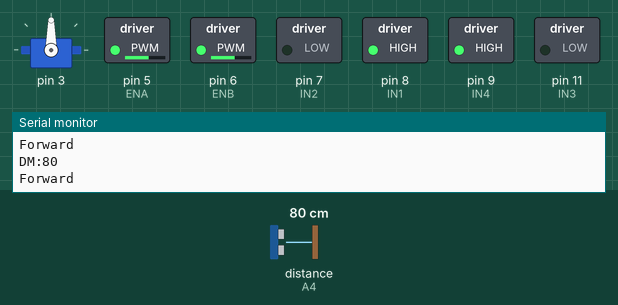
Bench run of a sketch on a simulated Arduino Uno, built with avr-gcc and run on an emulated ATmega328P. Shown: servo, switched loads named in the sketch (green lamp = pin HIGH), the last lines printed to the serial monitor. Wiring (inferred from the names in the program): ultrasonic range finder: trigger A5; echo A4. Inputs (shaded band) come from the test bench; at power-on: distance to the obstacle (sensor on A4) 80 cm. The echo pulse lasts 58.3 µs per cm; pins used as bus, display or sensor lines are not drawn.

Above: at 1.2 s.
1.3 s: distance to the obstacle (sensor on A4) set to 2 cm
At 1.8 s:
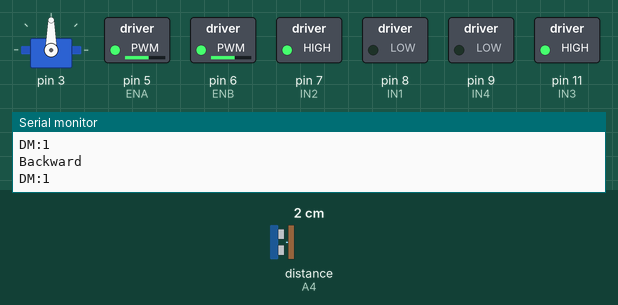
2.8 s: distance to the obstacle (sensor on A4) set to 16 cm
5.8 s: distance to the obstacle (sensor on A4) set to 19 cm
At 6.2 s:
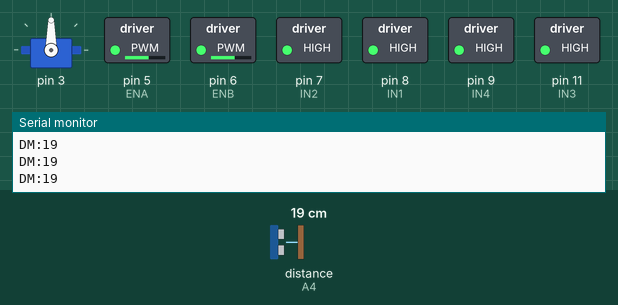
Timing chart, 0 to 8.8 s (numbered marks = the images above; inputs shaded):
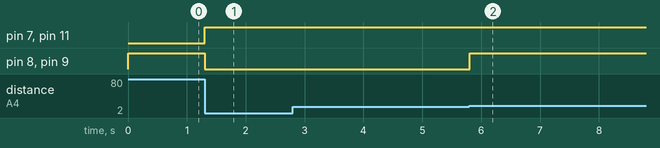

Measured:
- the behaviour switches between 17 and 18 cm on distance to the obstacle (sensor on A4) (found by bisection; images 1 and 2)
- after the input at 1.3 s, pin 7 (IN2), pin 11 (IN3): LOW → HIGH at once; pin 8 (IN1), pin 9 (IN4): HIGH → LOW at once
- after the input at 5.8 s, pin 8 (IN1), pin 9 (IN4): LOW → HIGH at once

The sketch:

Sigueme_v0.8.ino
```cpp
// V 0.8

//www.elegoo.com

#include "colours.h"//especificamos que vamos a incluir el fichero "colours.h"
#include "robot.h"//espescificamos que vamos a incluir el fichero "robot.h"
#include "motores.h"//especificamos que vamos a incluir el fichero "motores.h"
#include "sensores.h"//especificamos que vamos a incluir el fichero "sensores.h"


int rightDistance = 0;
int middleDistance = 0;
int leftDistance = 0;

void getDistances(){
  rightDistance = rightMeasuring ();
  debug("RIGHT");
  delay(WAIT_SERVO_ULTRASOUND);

  middleDistance = middleMeasuring();
  debug("CENTER");
  delay(WAIT_SERVO_ULTRASOUND);

  leftDistance = leftMeasuring ();
  debug("LEFT");
  delay(WAIT_SERVO_ULTRASOUND);
}

void setup() {//comienza el setup o parte de la programación en la que específicamos las condiciones que debe cumplir el robot al comenzar el programa

 M1Setup();//realizamos la función M1Setup que va a declara los cables empleados en este motor como salida para que podamos utilizar el motor 1
 M2Setup();//realizamos la función M2Setup que va a declara los cables empleados en este motor como salida para que podamos utilizar el motor 2

 setup_servo();

 setup_ultrasonido();

 robotSetSpeed(150);

 Serial.begin(9600);//iniciamos el SERIAL PORT a 9600 baudios para poder analizar lo que sucede durante la ejecución del programa
}//fin setup

void testDistances(){

    getDistances();
    char strDistance [50];
    sprintf(strDistance,"D: %d %d %d" , rightDistance, middleDistance, leftDistance);
    Serial.println (strDistance);

    int maxDistance = max(rightDistance, middleDistance);
    maxDistance = max(maxDistance ,leftDistance);

    if  (maxDistance == rightDistance) moveServo(MEASURE_RIGHT_ANGLE);
    if  (maxDistance == leftDistance) moveServo(MEASURE_LEFT_ANGLE);
    if  (maxDistance == middleDistance) moveServo(MEASURE_MIDDLE_ANGLE);


    delay(5000);
}

#define DISTANCIA 20
#define MARGEN 3

void loop() {//comienza el loop o parte de la programación que va a realizarse en bucle
    // testDistances();
   middleDistance = middleMeasuring();

   if (middleDistance < DISTANCIA - MARGEN)        robotBackwardInstant();
   else if (middleDistance > DISTANCIA + MARGEN)   robotForwardInstant();
   else robotBrakeInstant();

}
```

colours.cpp
```cpp
// V 0.8

#include "pines_arduino.h"//especificamos que vamos a incluir el fichero "pines_arduino.h"

void red(){//declaramos una función digital llamada red que encenderá el LED RGB en rojo
  digitalWrite (RED, HIGH);//se enciende el color rojo del LED RGB
  digitalWrite (GREEN, LOW);//se apaga el color verde del LED RGB
  digitalWrite (BLUE, LOW); //se apaga el color azul del LED RGB
}//termina el programa que genera la función red, y el resultado es un color rojo intenso

void green(){//declaramos una función digital llamada green que encenderá el LED RGB en verde
  digitalWrite (RED, LOW);//se apaga el color rojo del LED RGB
  digitalWrite (GREEN, HIGH);//se enciende el color verde del LED RGB
  digitalWrite (BLUE, LOW); //se apaga el color azul del LED RGB
}//termina el programa que genera la función green, y el resultado es un color verde intenso

void blue(){//declaramos una función digital llamada blue que encenderá el LED RGB en azul
  digitalWrite (RED, LOW);//se apaga el color rojo del LED RGB
  digitalWrite (GREEN, LOW);//se apaga el color verde del LED RGB
  digitalWrite (BLUE, HIGH);//se enciende el color azul del LED RGB
}//termina el programa que genera la función blue, y el resultado es un color azul intenso

void yellow(){//declaramos una función digital llamada yellow que encenderá el LED RGB en amarillo
  digitalWrite (RED, HIGH);//se enciende el color rojo del LED RGB
  digitalWrite (GREEN, HIGH);//se enciende el color verde del LED RGB
  digitalWrite (BLUE, LOW);//se apaga el color azul del LED RGB
}//termina el programa que genera la función yellow, y el resultado es un color amarillento o anaranjado

void magenta(){//declaramos una función digital llamada green que encenderá el LED RGB en magenta (un tono rosado)
  digitalWrite (RED, HIGH);//se enciende el color rojo del LED RGB
  digitalWrite (GREEN, LOW);//se apaga el color verde del LED RGB
  digitalWrite (BLUE, HIGH);//se enciende el color azul del LED RGB
}//termina el programa que genera la función magenta, y el resultado es un color rosado

void cyan(){//declaramos una función digital llamada green que encenderá el LED RGB en cian (azul claro)
  digitalWrite (RED, LOW);//se apaga el color rojo del LED RGB
  digitalWrite (GREEN, HIGH);//se enciende el color verde del LED RGB
  digitalWrite (BLUE, HIGH);//se enciende el color azul del LED RGB
}//termina el programa que genera la función cyan, y el resultado es un color celeste o azul claro

void white(){//declaramos una función digital llamada green que encenderá el LED RGB en blanco
  digitalWrite (RED, HIGH);//se enciende el color rojo del LED RGB
  digitalWrite (GREEN, HIGH);//se enciende el color verde del LED RGB
  digitalWrite (BLUE, HIGH);//se enciende el color azul del LED RGB
}//termina el programa que genera la función white, y el resultado es un color blanco intenso

void black(){//declaramos una función digital llamada green apagará el LED RGB (color negro)
  digitalWrite (RED, LOW);//se apaga el color rojo del LED RGB
  digitalWrite (GREEN, LOW);//se apaga el color verde del LED RGB
  digitalWrite (BLUE, LOW);//se apaga el color azul del LED RGB
}//termina el programa que genera la función azul, y el resultado es la ausencia de color (negro)

void redAlertInstant (){
  digitalWrite (RED, HIGH);//se enciende el color rojo del LED RGB
  delay (500);
  digitalWrite (RED, LOW);//se apaga el color rojo del LED RGB
  delay (500);
}

void redAlert (int time){
  for (int on; on <= time; on = on + 1){
    digitalWrite (RED, HIGH);//se enciende el color rojo del LED RGB
    delay (500);
    digitalWrite (RED, LOW);//se apaga el color rojo del LED RGB
    delay (500);
}
}
```

colours.h
```cpp
// V 0.8

void red();//declaramos la existencia de una función digital llamada red cuyas especificaciones y efectos serán explicados en el fichero colours.cpp
void green();//declaramos la existencia de una función digital llamada green cuyas especificaciones y efectos serán explicados en el fichero colours.cpp
void blue();//declaramos la existencia de una función digital llamada blue cuyas especificaciones y efectos serán explicados en el fichero colours.cpp
void yellow();//declaramos la existencia de una función digital llamada yellow cuyas especificaciones y efectos serán explicados en el fichero colours.cpp
void magenta();//declaramos la existencia de una función digital llamada magenta cuyas especificaciones y efectos serán explicados en el fichero colours.cpp
void cyan();//declaramos la existencia de una función digital llamada cyan cuyas especificaciones y efectos serán explicados en el fichero colours.cpp
void white();//declaramos la existencia de una función digital llamada white cuyas especificaciones y efectos serán explicados en el fichero colours.cpp
void black();//declaramos la existencia de una función digita llamada black cuyas especificaciones y efectos serán explicados en el fichero colours.cpp
void redAlertInstant ();//declaramos la existencia de una función digita llamada redAlertInstant cuyas especificaciones y efectos serán explicados en el fichero colours.cpp
void redAlert (int time);//declaramos la existencia de una función digita llamada redAlert cuyas especificaciones y efectos serán explicados en el fichero colours.cpp
```

motores.cpp
```cpp
// V 0.8

#include "robot.h"//especificamos que vamos a incluir el fichero "robot.h"
#include <Arduino.h>//especificamos que vamos a incluir el fichero "Arduino.h"

void M1Setup(){//comienza la función digital M1Setup que configurará y declarará los cables pertenecientes a los motores M1 como salida para poder emplearlos en el programa principal
  pinMode(IN1, OUTPUT); //declaramos el cable IN1 como salida (el ordenador le manda información al robot a través de este)
  pinMode(IN2, OUTPUT);//declaramos el cable IN2 como salida (el ordenador le manda información al robot a través de este)
  pinMode(ENA, OUTPUT);//declaramos el cable ENA como salida (el ordenador le manda información al robot a través de este)
}//termina la función M1Setup que nos ha permitido preparalo todo para que los motores M1 sean cómodamente utilizados en el programa principal

void M2Setup(){//comienza la función digital M2Setup que configurará y declarará los cables pertenecientes a los motores M2 como salida para poder emplearlos en el programa principal
  pinMode(IN3, OUTPUT); //declaramos el cable IN3 como salida (el ordenador le manda información al robot a través de este)
  pinMode(IN4, OUTPUT);//declaramos el cable IN4 como salida (el ordenador le manda información al robot a través de este)
  pinMode(ENB, OUTPUT);//declaramos el cable ENB como salida (el ordenador le manda información al robot a través de este)
}//termina la función M2Setup que nos ha permitido preparalo todo para que los motores M2 sean cómodamente utilizados en el programa principal

void M1Speed(int speed){//declaramos la función analógica M1Speed que establece la velocidad a la que se moveran los motores M1 mediante la variable entera speed
  analogWrite(ENA, speed );//el cable ENA transmitirá a los motores M1 la frecuencia con que han de encenderse y apagarse (velocidad) mediante la variable speed
}//termina el programa relativo a la función analógica M1Speed que permitirá configurar la velocidad a la que se moverán los motores M1

void M2Speed(int speed){//declaramos la función analógica M2Speed que establece la velocidad a la que se moveran los motores M2 mediante la variable entera speed
  analogWrite(ENB, speed);//el cable ENB transmitirá a los motores M2 la frecuencia con que han de encenderse y apagarse (velocidad) mediante la variable speed
}//termina el programa relativo a la función analógica M2Speed que permitirá configurar la velocidad a la que se moverán los motores M2

// Definimos movimientos basicos de cada motor

void M1Forward(){//declaramos la función digital M1Forward que hace que los motores M1 avancen hacia adelante indefinidamente
  digitalWrite(IN1, HIGH);//el cable IN1 se enciende
  digitalWrite(IN2, LOW);//el cable IN2 se apaga
}//termina el programa relativo a la función analógica M1Forward que provocará que los motores M1 se desplacen hacia delante

void M2Forward(){//declaramos la función digital M2Forward que hace que los motores M2 avancen hacia adelante indefinidamente
  digitalWrite(IN3, LOW); //el cable IN3 se apaga
  digitalWrite(IN4, HIGH);//el cable IN4 se enciende
}//termina el programa relativo a la función analógica M2Forward que provocará que los motores M2 se desplacen hacia delante

void M1Backward(){//declaramos la función digital M1Backward que hace que los motores M1 avancen hacia detrás indefinidamente
  digitalWrite(IN1, LOW);//el cable IN1 se apaga
  digitalWrite(IN2, HIGH);//el cable IN2 se enciende
}//termina el programa relativo a la función analógica M1Backward que provocará que los motores M1 se desplacen hacia atrás

void M2Backward(){//declaramos la función digital M2Backward que hace que los motores M2 avancen hacia detrás indefinidamente
  digitalWrite(IN3, HIGH);//el cable IN3 se enciende
  digitalWrite(IN4, LOW); //el cable IN4 se apaga
}//termina el programa relativo a la función analógica M2Backward que provocará que los motores M2 se desplacen hacia atrás

void M1SmoothStop(){//declaramos la función digital M1SmoothStop que hace que los motores M1 se detengan suave y progresivamente
  digitalWrite(IN1, LOW);//el cable IN1 se apaga
  digitalWrite(IN2, LOW);//el cable IN3 se apaga
}//termina el programa relativo a la función analógica M1SmoothStop que provocará que los motores M1 se hayan parado suavemente


void M2SmoothStop(){//declaramos la función digital M2SmoothStop que hace que los motores M2 se detengan suave y progresivamente
  digitalWrite(IN3, LOW);//el cable IN1 se apaga
  digitalWrite(IN4, LOW);//el cable IN3 se apaga
}//termina el programa relativo a la función analógica M2SmoothStop que provocará que los motores M2 se hayan parado suavemente

void M1Brake(){//declaramos la función digital M1Brake que hace que los motores M1 se detengan en seco
  digitalWrite(IN1, HIGH);//el cable IN1 se enciende
  digitalWrite(IN2, HIGH);//el cable IN2 se enciende
}//termina el programa relativo a la función analógica M1Brake que provocará que los motores M1 se hayan parado en seco

void M2Brake(){//declaramos la función digital M2Brake que hace que los motores M2 se detengan en seco
  digitalWrite(IN3, HIGH);//el cable IN3 se enciende
  digitalWrite(IN4, HIGH); //el cable IN4 se enciende
}//termina el programa relativo a la función analógica M2Brake que provocará que los motores M2 se hayan parado en seco
```

motores.h
```cpp
// V 0.8

void M1Setup();//especificamos la existencia de una función digital llamada M1Setup cuyas especificaciones y efectos serán explicados en el fichero motores.cpp
void M2Setup();////especificamos la existencia de una función digital llamada M2Setup cuyas especificaciones y efectos serán explicados en el fichero motores.cpp
void M1Speed(int speed);//especificamos la existencia de una función analógica llamada M1Speed cuyas especificaciones y efectos serán explicados en el fichero motores.cpp
void M2Speed(int speed);//especificamos la existencia de una función analógica llamada M2Speed cuyas especificaciones y efectos serán explicados en el fichero motores.cpp
void M1Forward();//especificamos la existencia de una función digital llamada M1Forward cuyas especificaciones y efectos serán explicados en el fichero motores.cpp
void M2Forward();//especificamos la existencia de una función digital llamada M2Forward cuyas especificaciones y efectos serán explicados en el fichero motores.cpp
void M1Backward();//especificamos la existencia de una función digital llamada M1Backward cuyas especificaciones y efectos serán explicados en el fichero motores.cpp
void M2Backward();//especificamos la existencia de una función digital llamada M2Backward cuyas especificaciones y efectos serán explicados en el fichero motores.cpp
void M1SmoothStop();//especificamos la existencia de una función digital llamada M1SmoothStop cuyas especificaciones y efectos serán explicados en el fichero motores.cpp
void M2SmoothStop();//especificamos la existencia de una función digital llamada M2SmoothStop cuyas especificaciones y efectos serán explicados en el fichero motores.cpp
void M1Brake();//especificamos la existencia de una función digital llamada M1Brake cuyas especificaciones y efectos serán explicados en el fichero motores.cpp
void M2Brake();//especificamos la existencia de una función digital llamada M2Brake cuyas especificaciones y efectos serán explicados en el fichero motores.cpp
```

pines_arduino.h
```cpp
// V 0.8

#define JAVACASM True

#include <Arduino.h>//especificamos que vamos a incluir el fichero "Arduino.h"

#define BLUE A1//indicamos que vamos a utilizar el cable conectado al ánodo que corresponde al color azul en el LED RGB, en el pin A1
#define GREEN A2//indicamos que vamos a utilizar el cable conectado al ánodo que corresponde al color verde en el LED RGB, en el pin A2
#define RED A3//indicamos que vamos a utilizar el cable conectado al ánodo que corresponde al color rojo en el LED RGB, en el pin A3

#define echoUltrasonido A4//indicamos que vamos a utilizar el cable conectado al sensor de ultrasonidos echo, en el pin A4
#define trigUltrasonido A5//indicamos que vamos a utilizar el cable conectado al sensor de ultrasonidos trig, en el pin A5

#define LeftLineSensor 2//indicamos que vamos a utilizar el cable conectado al sensor IR de la izquierda, en el pin 2
#define MediumLineSensor 4//indicamos que vamos a utilizar el cable conectado al sensor IR del centro, en el pin 4
#define RightLineSensor 10//indicamos que vamos a utilizar el cable conectado al sensor IR de la derechas, en el pin 10

#define ServoUltrasonido 3//indicamos que vamos a utilizar el cable conectado al servo que mueve al sensor de ultrasonidos, en el pin 3
#ifdef JAVACASM
#define ENA 5//indicamos que vamos a utilizar el cable ENA(cable que ajusta la frecuencia en la que se enciende y apaga los motores izquierdos, es decir, la velocidad de los mismos) y este estará conectado al pin 5
#define IN1 8//indicamos que vamos a utilizar el cable IN1 en el PIN 7
#define IN2 7//indicamos que vamos a utilizar el cable IN2 en el PIN 8

#define ENB 6 //indicamos que vamos a utilizar el cable ENB(cable que ajusta la frecuencia en la que se enciende y apaga los motores derchos, es decir, la velocidad de los mismos) y este estará conectado al PIN 6
#define IN3 11//indicamos que vamos a utilizar el cable IN3 en el PIN 9
#define IN4 9//indicamos que vamos a utilizar el cable IN4 en el PIN 11
#else
#define ENA 5//indicamos que vamos a utilizar el cable ENA(cable que ajusta la frecuencia en la que se enciende y apaga los motores izquierdos, es decir, la velocidad de los mismos) y este estará conectado al pin 5
#define IN1 7//indicamos que vamos a utilizar el cable IN1 en el PIN 7
#define IN2 8//indicamos que vamos a utilizar el cable IN2 en el PIN 8

#define ENB 6 //indicamos que vamos a utilizar el cable ENB(cable que ajusta la frecuencia en la que se enciende y apaga los motores derchos, es decir, la velocidad de los mismos) y este estará conectado al PIN 6
#define IN3 9//indicamos que vamos a utilizar el cable IN3 en el PIN 9
#define IN4 11//indicamos que vamos a utilizar el cable IN4 en el PIN 11
#endif
#define MandoInfraRojo 12//indicamos que vamos a utilizar el cable correspondiente al mando del otro sensor IR, en el pin 12
```

sensores.h
```cpp
// V 0.8

#define LTR !digitalRead(RightLineSensor)//declaramos la constante LTR que equivaldrá al valor digital (HIGH o LOW) que el RightLineSensor lea
#define LTM !digitalRead(MediumLineSensor)//declaramos la constante LTM que equivaldrá al valor digital (HIGH o LOW) que el MediumLineSensor lea
#define LTL !digitalRead(LeftLineSensor)//declaramos la constante LTL que equivaldrá al valor digital (HIGH o LOW) que el LeftLineSensor lea
```

Source omitted: robot.cpp (9814 bytes), robot.h (4019 bytes)
